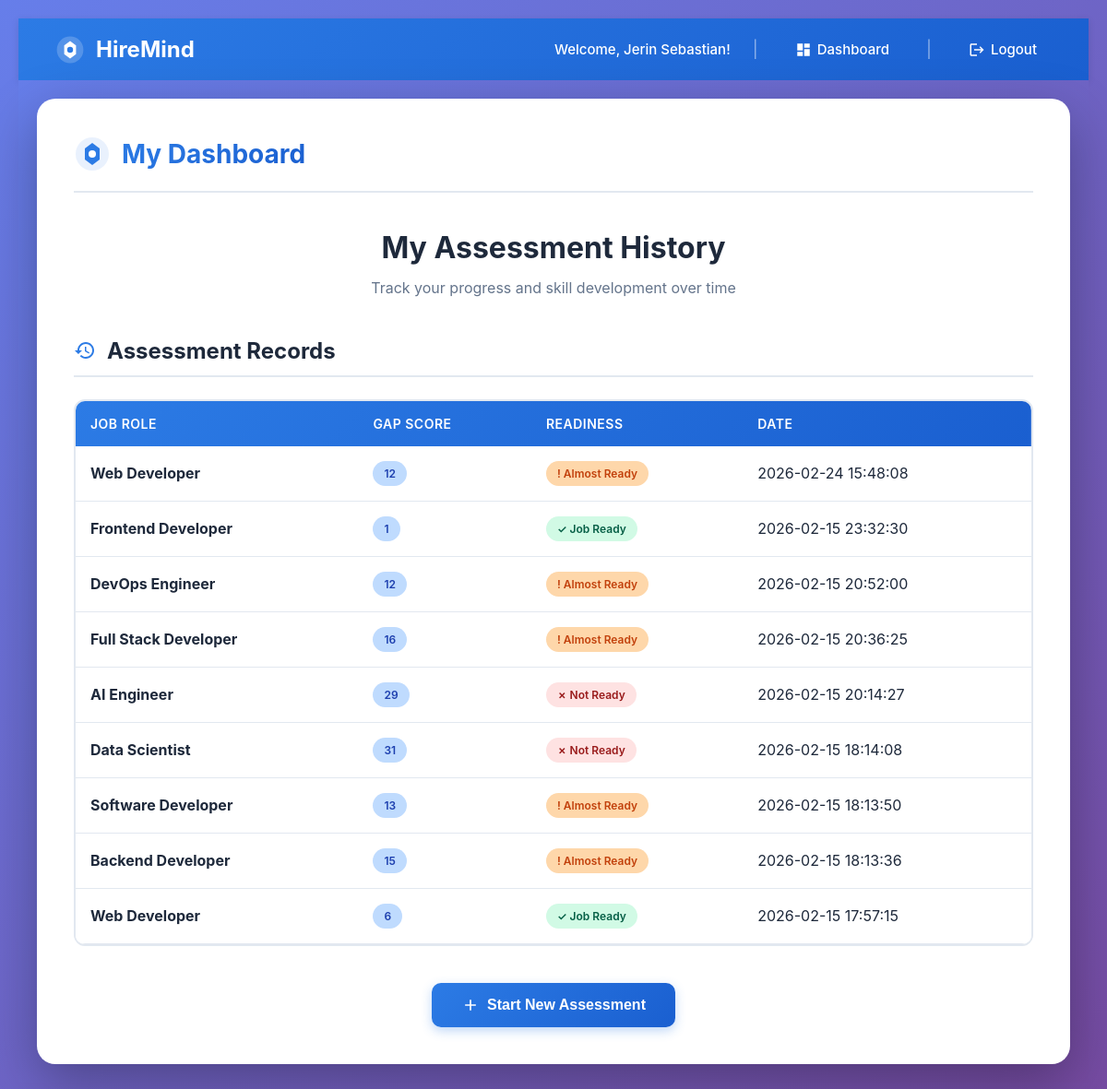
/dashboard (signed in), run on the app's committed database.
### tables this page shows
CREATE TABLE assessments (
            id INTEGER PRIMARY KEY AUTOINCREMENT,
            user_id INTEGER,
            job_role TEXT,
            total_gap INTEGER,
            readiness TEXT,
            created_at TEXT,
            FOREIGN KEY (user_id) REFERENCES users(id)
        );

### app.py (the view)
@app.route('/dashboard')
def dashboard():
    if 'user_id' not in session:
        return redirect(url_for('login'))
    conn = sqlite3.connect("hiremind.db")
    cursor = conn.cursor()
    cursor.execute("""
        SELECT id, job_role, total_gap, readiness, created_at
        FROM assessments
        WHERE user_id = ?
        ORDER BY created_at DESC
    """, (session['user_id'],))
    assessments = cursor.fetchall()
    conn.close()
    return render_template('dashboard.html', assessments=assessments)

### templates/dashboard.html (shortened to what this page needs)
{% extends "base.html" %}
{% block content %}
<head>
    <link rel="stylesheet" href="{{ url_for('static', filename='style.css') }}">
</head>
<div style="padding: 20px;">
    <div class="container">
        <div class="header">
            <div class="logo">
                <svg width="40" height="40" viewBox="0 0 40 40" fill="none">
                    <circle cx="20" cy="20" r="18" fill="#2C7BE5" opacity="0.1"/>
                    <path d="M20 8L28 14V26L20 32L12 26V14L20 8Z" fill="#2C7BE5"/>
                    <circle cx="20" cy="20" r="4" fill="white"/>
                </svg>
                <h1>My Dashboard</h1>
            </div>
        </div>
        <div class="content-header">
            <h2>My Assessment History</h2>
            <p class="subtitle">Track your progress and skill development over time</p>
        </div>
        {% if assessments %}
        <div class="section">
            <h3 class="section-title">
                <svg width="24" height="24" viewBox="0 0 24 24" fill="currentColor">
                    <path d="M13 3c-4.97 0-9 4.03-9 9H1l3.89 3.89.07.14L9 12H6c0-3.87 3.13-7 7-7s7 3.13 7 7-3.13 7-7 7c-1.93 0-3.68-.79-4.94-2.06l-1.42 1.42C8.27 19.99 10.51 21 13 21c4.97 0 9-4.03 9-9s-4.03-9-9-9zm-1 5v5l4.28 2.54.72-1.21-3.5-2.08V8H12z"/>
                </svg>
                Assessment Records
            </h3>
            <div class="table-container">
                <table class="modern-table">
                    <thead>
                        <tr>
                            <th>Job Role</th>
                            <th>Gap Score</th>
                            <th>Readiness</th>
                            <th>Date</th>
                        </tr>
                    </thead>
                    <tbody>
                        {% for a in assessments %}
                        <tr>
                            <td><strong>{{ a[1] }}</strong></td>
                            <td><span class="level-badge level-2">{{ a[2] }}</span></td>
                            <td>
                                <span class="status-badge {% if 'Job Ready' in a[3] %}status-Strong{% elif 'Almost' in a[3] %}status-Weak{% else %}status-Missing{% endif %}">
                                    {% if 'Job Ready' in a[3] %}✓
                                    {% elif 'Almost' in a[3] %}!
                                    {% else %}✗
                                    {% endif %}
                                    {{ a[3] }}
                                </span>
                            </td>
                            <td>{{ a[4] }}</td>
                        </tr>
                        {% endfor %}
                    </tbody>
                </table>
            </div>
        </div>
        {% endif %}
        <div class="button-container">
            <button onclick="window.location.href='/'" class="btn-primary">
                <svg width="20" height="20" viewBox="0 0 24 24" fill="currentColor">
                    <path d="M19 13h-6v6h-2v-6H5v-2h6V5h2v6h6v2z"/>
                </svg>
                Start New Assessment
            </button>
        </div>
    </div>
</div>
{% endblock %}

### static/style.css (style rules this page uses)
* { margin: 0; padding: 0; box-sizing: border-box; }
body { font-family: -apple-system, BlinkMacSystemFont, 'Segoe UI', 'Roboto', 'Oxygen', 'Ubuntu', 'Cantarell', sans-serif; background: linear-gradient(135deg, #667eea 0%, #764ba2 100%); min-height: 100vh; padding: 20px; color: #1e293b; }
.container { max-width: 1200px; margin: 0 auto; background: #ffffff; padding: 40px; border-radius: 20px; box-shadow: 0 20px 60px rgba(0, 0, 0, 0.3); animation: slideIn 0.6s ease-out; }
.header { display: flex; justify-content: space-between; align-items: center; margin-bottom: 40px; padding-bottom: 20px; border-bottom: 2px solid #e2e8f0; }
.logo { display: flex; align-items: center; gap: 12px; }
.logo h1 { font-size: 28px; font-weight: 700; background: linear-gradient(135deg, #2C7BE5 0%, #1a5fd0 100%); -webkit-background-clip: text; -webkit-text-fill-color: transparent; background-clip: text; }
.content-header { text-align: center; margin-bottom: 40px; }
.content-header h2 { font-size: 32px; color: #1e293b; margin-bottom: 12px; font-weight: 700; }
.subtitle { color: #64748b; font-size: 16px; line-height: 1.6; max-width: 600px; margin: 0 auto; }
.level-2 { background: #3b82f6; }
.section { margin-bottom: 40px; }
.section-title { display: flex; align-items: center; gap: 12px; font-size: 24px; color: #1e293b; font-weight: 700; margin-bottom: 24px; padding-bottom: 12px; border-bottom: 2px solid #e2e8f0; }
.section-title svg { color: #2C7BE5; }
.table-container { overflow-x: auto; border-radius: 12px; border: 2px solid #e2e8f0; }
.modern-table { width: 100%; border-collapse: collapse; background: white; }
.modern-table thead { background: linear-gradient(135deg, #2C7BE5 0%, #1a5fd0 100%); }
.modern-table th { padding: 16px; text-align: left; color: white; font-weight: 600; font-size: 14px; text-transform: uppercase; letter-spacing: 0.5px; }
.modern-table td { padding: 16px; border-bottom: 1px solid #e2e8f0; }
.level-badge { display: inline-block; padding: 6px 12px; border-radius: 20px; font-size: 12px; font-weight: 600; }
.level-badge.level-2 { background: #bfdbfe; color: #1e40af; }
.status-badge { display: inline-flex; align-items: center; gap: 6px; padding: 6px 12px; border-radius: 20px; font-size: 12px; font-weight: 600; }
.status-Strong { background: #d1fae5; color: #065f46; }
.status-Weak { background: #fed7aa; color: #c2410c; }
.status-Missing { background: #fee2e2; color: #991b1b; }
.button-container { display: flex; justify-content: center; gap: 16px; margin-top: 40px; }
button, .btn-primary, .btn-secondary { padding: 14px 32px; border: none; border-radius: 10px; font-size: 16px; font-weight: 600; cursor: pointer; transition: all 0.3s ease; display: inline-flex; align-items: center; gap: 8px; }
.btn-primary, button[type="submit"] { background: linear-gradient(135deg, #2C7BE5 0%, #1a5fd0 100%); color: white; box-shadow: 0 4px 12px rgba(44, 123, 229, 0.3); }

### templates/base.html (style rules this page uses)
body { margin: 0; padding: 0; }

### data on the page
assessments: job_role "Web Developer", total_gap "12", readiness "Almost Ready", created_at "2026-02-24 15:48:08"
assessments: job_role "Frontend Developer", total_gap "1", readiness "Job Ready", created_at "2026-02-15 23:32:30"
assessments: job_role "DevOps Engineer", total_gap "12", readiness "Almost Ready", created_at "2026-02-15 20:52:00"
assessments: job_role "Full Stack Developer", total_gap "16", readiness "Almost Ready", created_at "2026-02-15 20:36:25"
assessments: job_role "AI Engineer", total_gap "29", readiness "Not Ready", created_at "2026-02-15 20:14:27"
assessments: job_role "Data Scientist", total_gap "31", readiness "Not Ready", created_at "2026-02-15 18:14:08"
assessments: job_role "Software Developer", total_gap "13", readiness "Almost Ready", created_at "2026-02-15 18:13:50"
assessments: job_role "Backend Developer", total_gap "15", readiness "Almost Ready", created_at "2026-02-15 18:13:36"
assessments: job_role "Web Developer", total_gap "6", readiness "Job Ready", created_at "2026-02-15 17:57:15"

### other printed values
{{ session['username'] }} "Jerin Sebastian"
